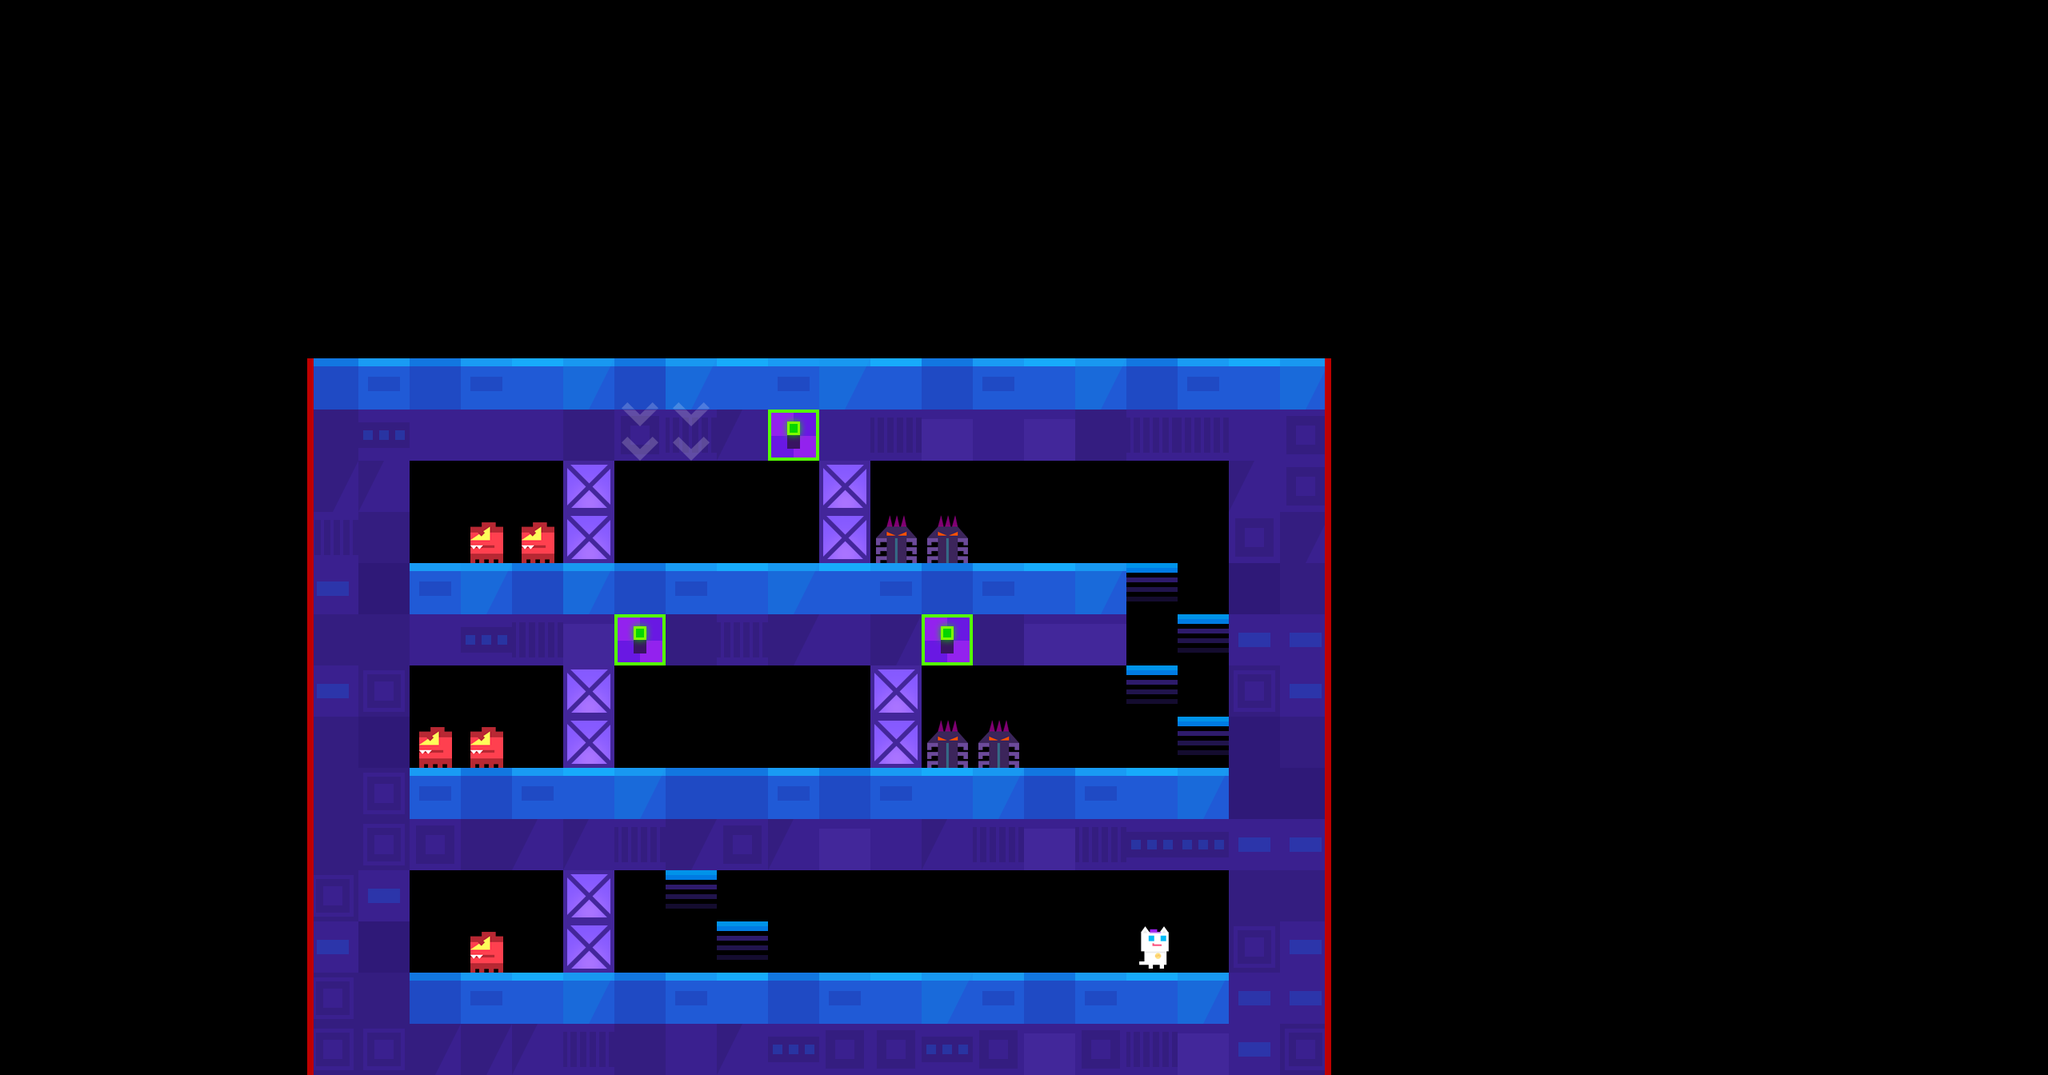

This game map was drawn from its Tiled (.tmx) file and the tilesets committed beside it. A one-line description and the trimmed map source follow:
An orthogonal 40x21 tile map with 64x64 px tiles, 6 tile layers (main, extra_area1, extra_door, extra_door2, ...) and 34 objects (12x CameraYFreeze, 12x DeadZone, 3x ShowExtra, 3x HideExtra, 2x Event, ...).

<map version="1.0" orientation="orthogonal" renderorder="right-down" width="40" height="21" tilewidth="64" tileheight="64" nextobjectid="3259">
 <properties>
  <property name="SusliksHawk" value="4" />
  <property name="bg" value="lyBG8" />
  <property name="bgm" value="bgm_mini" />
  <property name="dogSlime" value="4" />
 </properties>
 <tileset firstgid="1" name="forest" tilewidth="70" tileheight="70">
  <tileoffset x="-3" y="3" />
  <image source="forest.png" width="700" height="980" />
  <tile id="0">
   <properties>
    <property name="maxX" value="87" />
    <property name="maxY" value="63" />
    <property name="x" value="77" />
    <property name="y" value="61" />
   </properties>
  </tile>
 </tileset>
 <layer name="main" width="40" height="21">
  <data>[840 cells, 190 non-empty, 21 distinct tile ids]</data>
 </layer>
 <layer name="extra_area1" width="40" height="21">
  <properties>
   <property name="maxX" value="13" />
   <property name="maxY" value="8" />
   <property name="x" value="12" />
   <property name="y" value="7" />
  </properties>
  <data>[840 cells, 4 non-empty, 4 distinct tile ids]</data>
 </layer>
 <layer name="extra_door" width="40" height="21">
  <properties>
   <property name="isShow" value="1" />
   <property name="maxX" value="16" />
   <property name="maxY" value="10" />
   <property name="x" value="11" />
   <property name="y" value="9" />
  </properties>
  <data>[840 cells, 4 non-empty, 1 distinct tile ids]</data>
 </layer>
 <layer name="extra_door2" width="40" height="21">
  <properties>
   <property name="isShow" value="1" />
   <property name="maxX" value="17" />
   <property name="maxY" value="14" />
   <property name="x" value="17" />
   <property name="y" value="13" />
  </properties>
  <data>[840 cells, 2 non-empty, 1 distinct tile ids]</data>
 </layer>
 <layer name="extra_door3" width="40" height="21">
  <properties>
   <property name="isShow" value="1" />
   <property name="maxX" value="14" />
   <property name="maxY" value="18" />
   <property name="x" value="11" />
   <property name="y" value="13" />
  </properties>
  <data>[840 cells, 8 non-empty, 4 distinct tile ids]</data>
 </layer>
 <objectgroup name="objConfig">
  <object id="3225" type="player" gid="120" x="704" y="448" />
  <object id="3256" type="npc" gid="102" x="1408" y="1216" />
  <object id="3258" name="Story1" type="Event" gid="105" x="1280" y="1216" />
 </objectgroup>
 <objectgroup name="triggerConfig">
  <object id="3226" type="CameraYFreeze" gid="103" x="320" y="576" />
  <object id="3227" type="DeadZone" gid="104" x="320" y="832" />
  <object id="3228" type="DeadZone" gid="104" x="256" y="832" />
  <object id="3229" type="CameraYFreeze" gid="103" x="256" y="576" />
  <object id="3230" type="DeadZone" gid="104" x="192" y="832" />
  <object id="3231" type="CameraYFreeze" gid="103" x="192" y="576" />
  <object id="3232" type="DeadZone" gid="104" x="128" y="832" />
  <object id="3233" type="CameraYFreeze" gid="103" x="0" y="576" />
  <object id="3234" type="DeadZone" gid="104" x="0" y="832" />
  <object id="3235" type="CameraYFreeze" gid="103" x="64" y="576" />
  <object id="3236" type="DeadZone" gid="104" x="64" y="832" />
  <object id="3237" type="CameraYFreeze" gid="103" x="128" y="576" />
  <object id="3238" type="DeadZone" gid="104" x="1984" y="832" />
  <object id="3239" type="CameraYFreeze" gid="103" x="1856" y="576" />
  <object id="3240" type="DeadZone" gid="104" x="1792" y="832" />
  <object id="3241" type="DeadZone" gid="104" x="1728" y="832" />
  <object id="3242" type="DeadZone" gid="104" x="1664" y="832" />
  <object id="3243" type="DeadZone" gid="104" x="1856" y="832" />
  <object id="3244" type="CameraYFreeze" gid="103" x="1664" y="576" />
  <object id="3245" type="CameraYFreeze" gid="103" x="1920" y="576" />
  <object id="3246" type="DeadZone" gid="104" x="1920" y="832" />
  <object id="3247" type="CameraYFreeze" gid="103" x="1792" y="576" />
  <object id="3248" type="CameraYFreeze" gid="103" x="1728" y="576" />
  <object id="3249" type="CameraYFreeze" gid="103" x="1984" y="576" />
  <object id="3250" name="extra_area1" type="ShowExtra" gid="102" x="768" y="704" />
  <object id="3251" name="extra_area1" type="ShowExtra" gid="102" x="832" y="704" />
  <object id="3252" name="extra_area1" type="ShowExtra" gid="102" x="896" y="704" />
  <object id="3253" name="extra_door" type="HideExtra" gid="105" x="960" y="576" />
  <object id="3254" name="extra_door2" type="HideExtra" gid="105" x="1152" y="832" />
  <object id="3255" name="extra_door3" type="HideExtra" gid="105" x="768" y="832" />
  <object id="3257" name="Story1" type="Event" gid="105" x="1216" y="1216" />
 </objectgroup>
 <layer name="dangerous" width="40" height="21">
  <data>[840 cells, 32 non-empty, 4 distinct tile ids]</data>
 </layer>
</map>
